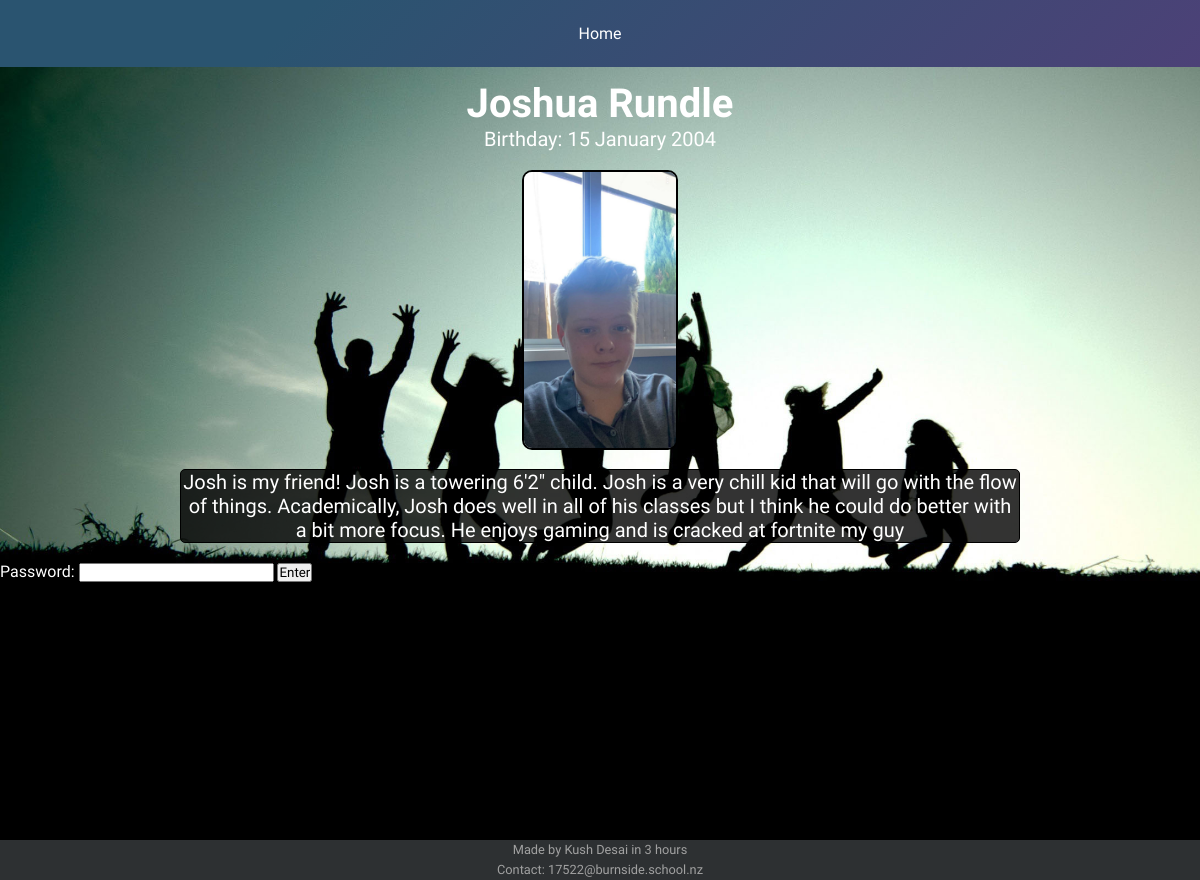
The page /friend/2 on the database its author committed.
### tables this page shows
CREATE TABLE friend (id INTEGER PRIMARY KEY AUTOINCREMENT, name STRING, description TEXT, password STRING, message TEXT, image STRING, birthday STRING);

### main.py (the view, shortened to what this page needs)
@app.route('/friend/<int:id>', methods=['POST','GET'])
def friend(id):
    q = "SELECT * FROM Friend WHERE id = ?"
    val = (id, )
    friend = connect(q, val, single = True)
    print(friend)
    hidden = [""]
    return render_template('friend.html', friend = friend, hidden = hidden[0])

### main.py (called while the page is built)
@app.context_processor
def context_processor():
    return dict(title = app.config['TITLE'])

def connect(query, val = tuple(''), single = False):
    conn = sqlite3.connect(app.config['DATABASE'])
    cur = conn.cursor()
    if val:
        cur.execute(query, val)
    else:
        cur.execute(query)
    result = cur.fetchone() if single else cur.fetchall()
    conn.close()
    return result

### templates/friend.html (shortened to what this page needs)
{% extends 'layout.html' %} {% block content %}
<div class = 'friend'>
  <h1>{{ friend[1] }}</h1>
  <p>Birthday: {{friend[6]}}</p>
  <br>
  <img src = '{{ friend[5] }}' style="align-self:center;">
  <br>
  <div class = "text">
  <p>
    {{friend[2]}}
  </p>
  </div>
<br>
<form class = 'password' method="POST">
  <label>Password: </label>
  <input type ='password' name = 'password'>
  <input type = 'submit' value='Enter'>
</form>
<br>
</div>
{% endblock %}

### static/css/style.css (style rules this page uses)
* { margin:0; padding:0; box-sizing: border-box; font-family: 'Exo 2', sans-serif; }
body { color: white; background-image: url('/static/images/bg.jpg'); background-repeat: no-repeat; background-size: cover; }
h1 { font-size: 40px; text-align: center; padding: 0; margin: 0; }
p { font-size: 20px; color: white; text-align: center; }
img { border: 2px solid black; border-radius: 10px; max-height: 35vh; }
.text { margin: 0 auto; width: 70%; text-align: center; border: 1px solid black; border-radius: 5px; background: rgba(0,0,0,0.8); }
.friend { display: flex; justify-content: space-around; flex-direction: column; }

### rows shown on the page
friend: name "Joshua Rundle", birthday "15 January 2004", image (picture), description "Josh is my friend! Josh is a towering 6'2\" child. Josh is a very chill kid that will go with the flow of things. Academically, Josh does well in all of his classes but I think he could do better with a bit more focus. He enjoys gaming and is cracked at fortnite my guy"
